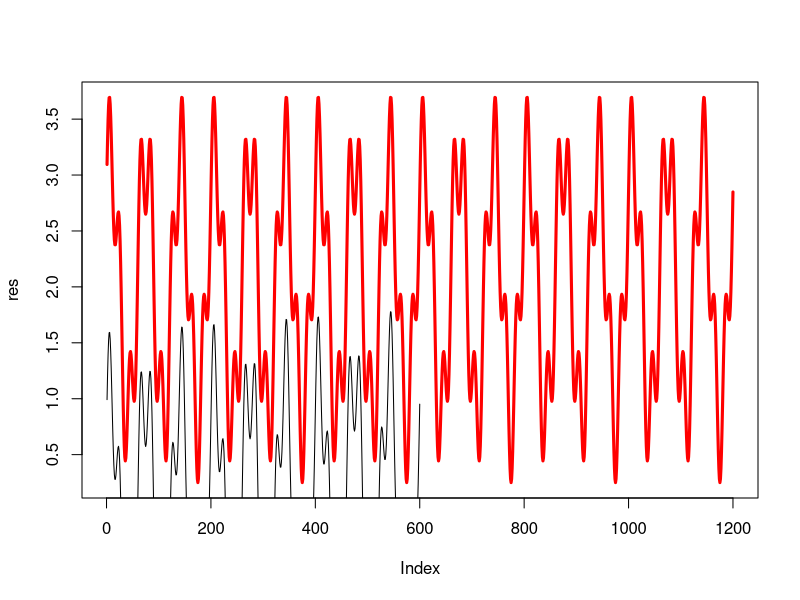
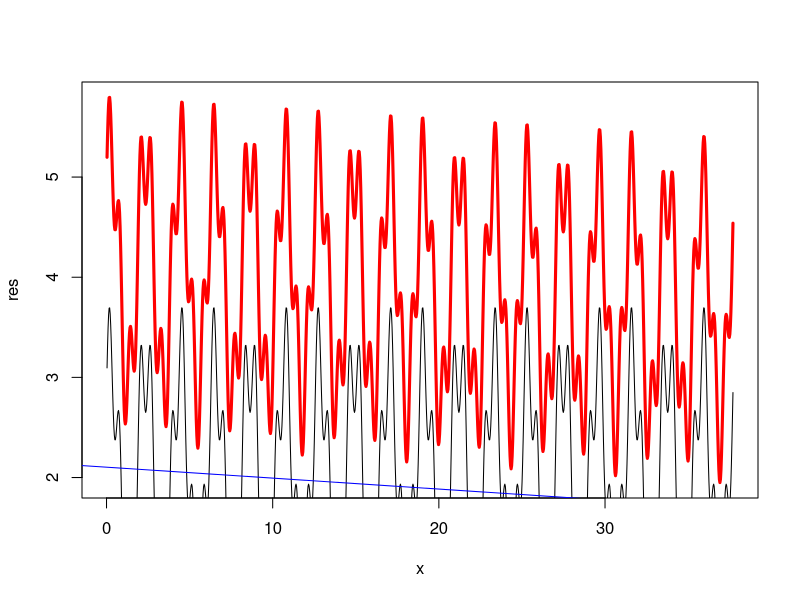

Generate these figures, in order, with R:
library('purrr')

period <- 2 * pi
f0 <- pi / 100
x <- seq(0, 3*period, pi/100)
x <- x[-1]
y <- 1.2 * sin(3 * x + pi/4) + 0.55 * sin(10 * x) + 2 

trend <- lm(y~x)
fourier <- fft(y)

L <- length(fourier)

a0 <- Mod(fourier[1]) / L
fourier <- fourier[seq(2, L/2)] * 2 / L
ampli <- unname(Mod(fourier))
phase <- unname(Arg(fourier) + pi/2)
freq  <- seq_along(fourier) * (period/f0) / L

imp <- order(-ampli)
imp <- imp[seq(20)]
ampli <- ampli[imp]
phase <- phase[imp]
freq <- freq[imp]


res <- sapply(seq(L*2) - 1, function(t){
   a0 + sum(ampli * sin(freq * f0 * t + phase))
})
plot(res,,'l',col='red',lwd=3)
lines(trend$residuals,,'l')

#try predicting the future
x <- seq(0, 6*period, pi/100)
x <- x[-1]
y <- 1.2 * sin(3 * x + pi/4) + 0.55 * sin(10 * x) + 2 
res <- res + predict(trend, newdata = list(x))
plot(x,res,'l',col='red',lwd=3)
lines(x,y)
abline(trend,,col='blue')
